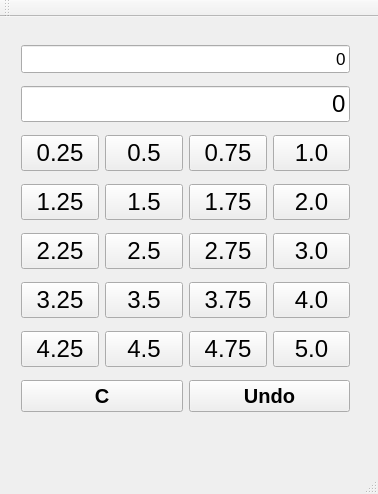
<?xml version="1.0" encoding="UTF-8"?>
<ui version="4.0">
 <class>QMarks</class>
 <widget class="QMainWindow" name="QMarks">
  <property name="geometry">
   <rect>
    <x>0</x>
    <y>0</y>
    <width>378</width>
    <height>494</height>
   </rect>
  </property>
  <property name="windowTitle">
   <string>QMarks</string>
  </property>
  <widget class="QWidget" name="centralWidget">
   <widget class="QWidget" name="layoutWidget">
    <property name="geometry">
     <rect>
      <x>10</x>
      <y>10</y>
      <width>351</width>
      <height>411</height>
     </rect>
    </property>
    <layout class="QVBoxLayout" name="verticalLayout">
     <item>
      <widget class="QLineEdit" name="operandsLineEdit">
       <property name="font">
        <font>
         <pointsize>13</pointsize>
        </font>
       </property>
       <property name="text">
        <string>0</string>
       </property>
       <property name="alignment">
        <set>Qt::AlignRight|Qt::AlignTrailing|Qt::AlignVCenter</set>
       </property>
      </widget>
     </item>
     <item>
      <widget class="QLineEdit" name="sumLineEdit">
       <property name="font">
        <font>
         <pointsize>18</pointsize>
        </font>
       </property>
       <property name="text">
        <string>0</string>
       </property>
       <property name="alignment">
        <set>Qt::AlignRight|Qt::AlignTrailing|Qt::AlignVCenter</set>
       </property>
      </widget>
     </item>
     <item>
      <layout class="QHBoxLayout" name="horizontalLayout">
       <item>
        <widget class="QPushButton" name="b025">
         <property name="font">
          <font>
           <pointsize>18</pointsize>
          </font>
         </property>
         <property name="text">
          <string>0.25</string>
         </property>
        </widget>
       </item>
       <item>
        <widget class="QPushButton" name="b05">
         <property name="font">
          <font>
           <pointsize>18</pointsize>
          </font>
         </property>
         <property name="text">
          <string>0.5</string>
         </property>
        </widget>
       </item>
       <item>
        <widget class="QPushButton" name="b075">
         <property name="font">
          <font>
           <pointsize>18</pointsize>
          </font>
         </property>
         <property name="text">
          <string>0.75</string>
         </property>
        </widget>
       </item>
       <item>
        <widget class="QPushButton" name="b1">
         <property name="font">
          <font>
           <pointsize>18</pointsize>
          </font>
         </property>
         <property name="text">
          <string>1.0</string>
         </property>
        </widget>
       </item>
      </layout>
     </item>
     <item>
      <layout class="QHBoxLayout" name="horizontalLayout_2">
       <item>
        <widget class="QPushButton" name="b125">
         <property name="font">
          <font>
           <pointsize>18</pointsize>
          </font>
         </property>
         <property name="text">
          <string>1.25</string>
         </property>
        </widget>
       </item>
       <item>
        <widget class="QPushButton" name="b15">
         <property name="font">
          <font>
           <pointsize>18</pointsize>
          </font>
         </property>
         <property name="text">
          <string>1.5</string>
         </property>
        </widget>
       </item>
       <item>
        <widget class="QPushButton" name="b175">
         <property name="font">
          <font>
           <pointsize>18</pointsize>
          </font>
         </property>
         <property name="text">
          <string>1.75</string>
         </property>
        </widget>
       </item>
       <item>
        <widget class="QPushButton" name="b2">
         <property name="font">
          <font>
           <pointsize>18</pointsize>
          </font>
         </property>
         <property name="text">
          <string>2.0</string>
         </property>
        </widget>
       </item>
      </layout>
     </item>
     <item>
      <layout class="QHBoxLayout" name="horizontalLayout_3">
       <item>
        <widget class="QPushButton" name="b225">
         <property name="font">
          <font>
           <pointsize>18</pointsize>
          </font>
         </property>
         <property name="text">
          <string>2.25</string>
         </property>
        </widget>
       </item>
       <item>
        <widget class="QPushButton" name="b25">
         <property name="font">
          <font>
           <pointsize>18</pointsize>
          </font>
         </property>
         <property name="text">
          <string>2.5</string>
         </property>
        </widget>
       </item>
       <item>
        <widget class="QPushButton" name="b275">
         <property name="font">
          <font>
           <pointsize>18</pointsize>
          </font>
         </property>
         <property name="text">
          <string>2.75</string>
         </property>
        </widget>
       </item>
       <item>
        <widget class="QPushButton" name="b3">
         <property name="font">
          <font>
           <pointsize>18</pointsize>
          </font>
         </property>
         <property name="text">
          <string>3.0</string>
         </property>
        </widget>
       </item>
      </layout>
     </item>
     <item>
      <layout class="QHBoxLayout" name="horizontalLayout_4">
       <item>
        <widget class="QPushButton" name="b325">
         <property name="font">
          <font>
           <pointsize>18</pointsize>
          </font>
         </property>
         <property name="text">
          <string>3.25</string>
         </property>
        </widget>
       </item>
       <item>
        <widget class="QPushButton" name="b35">
         <property name="font">
          <font>
           <pointsize>18</pointsize>
          </font>
         </property>
         <property name="text">
          <string>3.5</string>
         </property>
        </widget>
       </item>
       <item>
        <widget class="QPushButton" name="b375">
         <property name="font">
          <font>
           <pointsize>18</pointsize>
          </font>
         </property>
         <property name="text">
          <string>3.75</string>
         </property>
        </widget>
       </item>
       <item>
        <widget class="QPushButton" name="b4">
         <property name="font">
          <font>
           <pointsize>18</pointsize>
          </font>
         </property>
         <property name="text">
          <string>4.0</string>
         </property>
        </widget>
       </item>
      </layout>
     </item>
     <item>
      <layout class="QHBoxLayout" name="horizontalLayout_5">
       <item>
        <widget class="QPushButton" name="b425">
         <property name="font">
          <font>
           <pointsize>18</pointsize>
          </font>
         </property>
         <property name="text">
          <string>4.25</string>
         </property>
        </widget>
       </item>
       <item>
        <widget class="QPushButton" name="b45">
         <property name="font">
          <font>
           <pointsize>18</pointsize>
          </font>
         </property>
         <property name="text">
          <string>4.5</string>
         </property>
        </widget>
       </item>
       <item>
        <widget class="QPushButton" name="b475">
         <property name="font">
          <font>
           <pointsize>18</pointsize>
          </font>
         </property>
         <property name="text">
          <string>4.75</string>
         </property>
        </widget>
       </item>
       <item>
        <widget class="QPushButton" name="b5">
         <property name="font">
          <font>
           <pointsize>18</pointsize>
          </font>
         </property>
         <property name="text">
          <string>5.0</string>
         </property>
        </widget>
       </item>
      </layout>
     </item>
     <item>
      <layout class="QHBoxLayout" name="horizontalLayout_6">
       <item>
        <widget class="QPushButton" name="clearButton">
         <property name="font">
          <font>
           <pointsize>15</pointsize>
           <weight>75</weight>
           <bold>true</bold>
          </font>
         </property>
         <property name="text">
          <string>C</string>
         </property>
        </widget>
       </item>
       <item>
        <widget class="QPushButton" name="undoButton">
         <property name="font">
          <font>
           <pointsize>15</pointsize>
           <weight>75</weight>
           <bold>true</bold>
          </font>
         </property>
         <property name="text">
          <string>Undo</string>
         </property>
        </widget>
       </item>
      </layout>
     </item>
    </layout>
   </widget>
  </widget>
  <widget class="QMenuBar" name="menuBar">
   <property name="geometry">
    <rect>
     <x>0</x>
     <y>0</y>
     <width>378</width>
     <height>22</height>
    </rect>
   </property>
  </widget>
  <widget class="QToolBar" name="mainToolBar">
   <attribute name="toolBarArea">
    <enum>TopToolBarArea</enum>
   </attribute>
   <attribute name="toolBarBreak">
    <bool>false</bool>
   </attribute>
  </widget>
  <widget class="QStatusBar" name="statusBar"/>
 </widget>
 <layoutdefault spacing="6" margin="11"/>
 <resources/>
 <connections/>
</ui>
